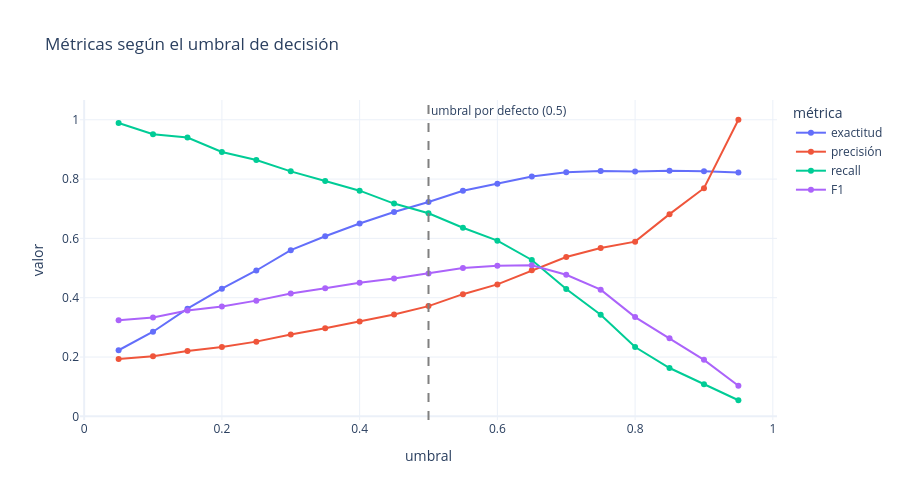

Write notebook code for a chart like this one.
### Code cell
# Métricas según el umbral de decisión
proba_log_test = log_final.predict_proba(Xte[sel_log])[:, 1]
plot_metricas_por_umbral(y_test, proba_log_test)

### Figure 1 — Plotly figure (JSON) as saved in the notebook; plotly's stock layout.template omitted (floating-point values rounded to 4 significant figures)
{"data": [{"hovertemplate": "métrica=exactitud<br>umbral=%{x}<br>valor=%{y}<extra></extra>", "legendgroup": "exactitud", "line": {"color": "#636efa", "dash": "solid"}, "marker": {"symbol": "circle"}, "mode": "lines+markers", "name": "exactitud", "orientation": "v", "showlegend": true, "type": "scatter", "x": [0.05, 0.1, 0.15, 0.2, 0.25, 0.3, 0.35, 0.4, 0.45, 0.5, 0.55, 0.6, 0.65, 0.7, 0.75, 0.8, 0.85, 0.9, 0.95], "xaxis": "x", "y": [0.2229, 0.2853, 0.363, 0.4305, 0.4918, 0.5603, 0.6074, 0.6503, 0.6892, 0.7229, 0.7607, 0.7843, 0.8088, 0.8231, 0.8272, 0.8252, 0.8282, 0.8262, 0.8221], "yaxis": "y"}, {"hovertemplate": "métrica=precisión<br>umbral=%{x}<br>valor=%{y}<extra></extra>", "legendgroup": "precisión", "line": {"color": "#EF553B", "dash": "solid"}, "marker": {"symbol": "circle"}, "mode": "lines+markers", "name": "precisión", "orientation": "v", "showlegend": true, "type": "scatter", "x": [0.05, 0.1, 0.15, 0.2, 0.25, 0.3, 0.35, 0.4, 0.45, 0.5, 0.55, 0.6, 0.65, 0.7, 0.75, 0.8, 0.85, 0.9, 0.95], "xaxis": "x", "y": [0.1936, 0.2023, 0.2204, 0.234, 0.252, 0.2764, 0.2967, 0.3196, 0.3438, 0.3717, 0.412, 0.4449, 0.4924, 0.5374, 0.5676, 0.589, 0.6818, 0.7692, 1.0], "yaxis": "y"}, {"hovertemplate": "métrica=recall<br>umbral=%{x}<br>valor=%{y}<extra></extra>", "legendgroup": "recall", "line": {"color": "#00cc96", "dash": "solid"}, "marker": {"symbol": "circle"}, "mode": "lines+markers", "name": "recall", "orientation": "v", "showlegend": true, "type": "scatter", "x": [0.05, 0.1, 0.15, 0.2, 0.25, 0.3, 0.35, 0.4, 0.45, 0.5, 0.55, 0.6, 0.65, 0.7, 0.75, 0.8, 0.85, 0.9, 0.95], "xaxis": "x", "y": [0.9891, 0.9511, 0.9402, 0.8913, 0.8641, 0.8261, 0.7935, 0.7609, 0.7174, 0.6848, 0.6359, 0.5924, 0.5272, 0.4293, 0.3424, 0.2337, 0.163, 0.1087, 0.05435], "yaxis": "y"}, {"hovertemplate": "métrica=F1<br>umbral=%{x}<br>valor=%{y}<extra></extra>", "legendgroup": "F1", "line": {"color": "#ab63fa", "dash": "solid"}, "marker": {"symbol": "circle"}, "mode": "lines+markers", "name": "F1", "orientation": "v", "showlegend": true, "type": "scatter", "x": [0.05, 0.1, 0.15, 0.2, 0.25, 0.3, 0.35, 0.4, 0.45, 0.5, 0.55, 0.6, 0.65, 0.7, 0.75, 0.8, 0.85, 0.9, 0.95], "xaxis": "x", "y": [0.3238, 0.3337, 0.3571, 0.3706, 0.3902, 0.4142, 0.432, 0.4502, 0.4648, 0.4818, 0.5, 0.5082, 0.5092, 0.4773, 0.4271, 0.3346, 0.2632, 0.1905, 0.1031], "yaxis": "y"}], "layout": {"annotations": [{"showarrow": false, "text": "umbral por defecto (0.5)", "x": 0.5, "xanchor": "left", "xref": "x", "y": 1, "yanchor": "top", "yref": "y domain"}], "height": 500, "legend": {"title": {"text": "métrica"}, "tracegroupgap": 0}, "shapes": [{"line": {"color": "gray", "dash": "dash"}, "type": "line", "x0": 0.5, "x1": 0.5, "xref": "x", "y0": 0, "y1": 1, "yref": "y domain"}], "title": {"text": "Métricas según el umbral de decisión"}, "width": 900, "xaxis": {"anchor": "y", "domain": [0, 1], "title": {"text": "umbral"}}, "yaxis": {"anchor": "x", "domain": [0, 1], "title": {"text": "valor"}}}}
